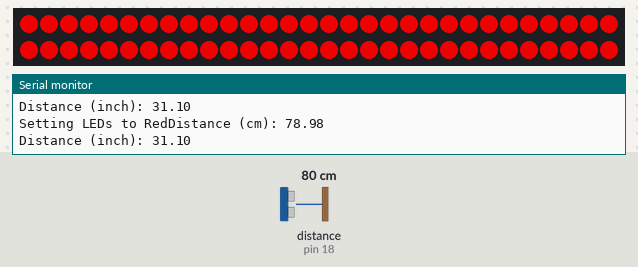
A sketch run on a simulated Arduino Uno, built with avr-gcc and run on an emulated ATmega328P. On the bench: 60 RGB LEDs in strip order, left to right, continuing on the next row, the last lines printed to the serial monitor. Wiring (inferred from the names in the program): ultrasonic range finder: trigger pin 5; echo pin 18. The inputs (shaded band) are chosen by the test bench; at power-on: distance to the obstacle (sensor on pin 18) 80 cm. The echo pulse lasts 58.3 µs per cm; dim RGB values are drawn brighter than linear.

Above: at 1.2 s.
1.3 s: distance to the obstacle (sensor on pin 18) set to 54 cm
2.8 s: distance to the obstacle (sensor on pin 18) set to 45 cm
5.8 s: distance to the obstacle (sensor on pin 18) set to 120 cm
At 6.5 s:
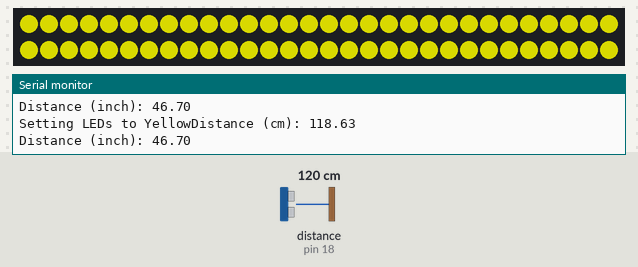
7.7 s: distance to the obstacle (sensor on pin 18) set to 250 cm
At 9.0 s:
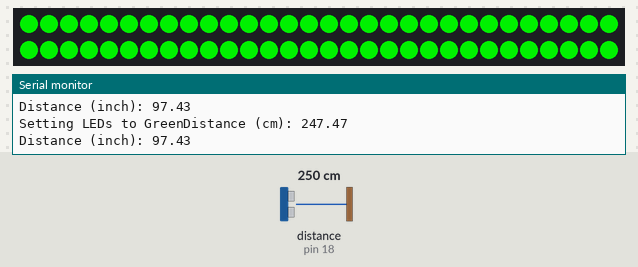
9.4 s: distance to the obstacle (sensor on pin 18) set to 35 cm
At 9.5 s:
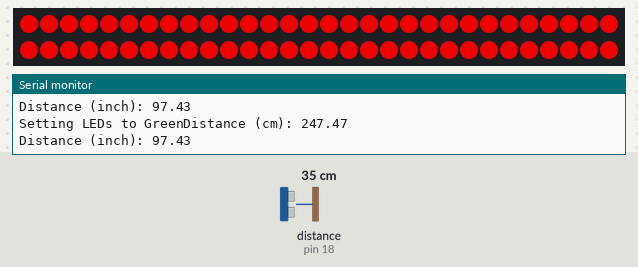
11.9 s: distance to the obstacle (sensor on pin 18) set to 60 cm
Timing chart, 0 to 14.5 s (numbered marks = the images above; inputs shaded):
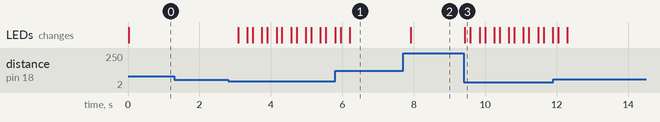

Measured:
- after the input at 5.8 s, the LEDs: first differ from a run without the input after 0.41 s (image 1)
- after the input at 7.7 s, the LEDs: change after 0.21 s (image 2)
- after the input at 9.4 s, the LEDs: change at once (image 3)

The sketch:

car_proximity.ino
```cpp
#include <FastLED.h>

const int trigPin = 5;
const int ledPin = 4;
const int echoPin = 18;

//define sound speed in cm/uS
#define SOUND_SPEED 0.034
#define CM_TO_INCH 0.393701
#define NUM_LEDS     60
//#define BRIGHTNESS          155

long duration;
float distanceCm;
float distanceInch;
CRGB leds[NUM_LEDS];
//CRGB currentColour;
CRGBPalette16 myPalette = RainbowStripesColors_p;

void setup() {
  Serial.begin(115200); // Starts the serial communication
  FastLED.addLeds<WS2812B, ledPin, GRB>(leds, NUM_LEDS);
  //FastLED.setBrightness(BRIGHTNESS);
  pinMode(trigPin, OUTPUT); // Sets the trigPin as an Output
  fill_solid(leds, NUM_LEDS, ColorFromPalette(myPalette, 128));
  //currentColour = CRGB::White;
  FastLED.show();
  pinMode(echoPin, INPUT); // Sets the echoPin as an Input
}

void loop() {
  // Clears the trigPin
  digitalWrite(trigPin, LOW);
  delayMicroseconds(2);
  // Sets the trigPin on HIGH state for 10 micro seconds
  digitalWrite(trigPin, HIGH);
  delayMicroseconds(10);
  digitalWrite(trigPin, LOW);

  // Reads the echoPin, returns the sound wave travel time in microseconds
  duration = pulseIn(echoPin, HIGH);

  // Calculate the distance
  distanceCm = duration * SOUND_SPEED/2;
  //FastLED.delay(10);
  if (distanceCm >= 250.0){
    fill_solid( leds, NUM_LEDS, ColorFromPalette(myPalette, 160, 0, LINEARBLEND));
    FastLED.show();
    Serial.print("Setting LEDs to Blue");
  }
    else if (distanceCm < 250.0 && distanceCm >= 150.0){
    fill_solid( leds, NUM_LEDS, ColorFromPalette(myPalette, 96, 205, LINEARBLEND));
    FastLED.show();
    Serial.print("Setting LEDs to Green");
  }
  else if (distanceCm < 150.0 && distanceCm >= 80.0){
    fill_solid( leds, NUM_LEDS, ColorFromPalette(myPalette, 64, 205, LINEARBLEND));
    FastLED.show();
    Serial.print("Setting LEDs to Yellow");
  }
  else if (distanceCm < 80.0 && distanceCm >= 50.0){
    fill_solid( leds, NUM_LEDS, ColorFromPalette(myPalette, 0, 205, LINEARBLEND));
    FastLED.show();
    Serial.print("Setting LEDs to Red");
  }
  else if (distanceCm < 50.0 && distanceCm >= 25.0){
      fill_solid( leds, NUM_LEDS, ColorFromPalette(myPalette, 0, 205, LINEARBLEND));
      FastLED.show();
      delay(150);
      // Now turn the LED off, then pause
      fill_solid( leds, NUM_LEDS, ColorFromPalette(myPalette, 0, 0, LINEARBLEND));
      FastLED.show();
      delay(50);
  }
  else if (distanceCm < 25.0)
  {
    // Turn off the strip, the car is close enough
    fill_solid( leds, NUM_LEDS, ColorFromPalette(myPalette, 0, 0, LINEARBLEND));
    FastLED.show();
    Serial.print("Setting LEDs to Black");
  }
  else{
    // Something is wrong, but nothing major
    fill_solid( leds, NUM_LEDS, ColorFromPalette(myPalette, 0, 0, LINEARBLEND));
    FastLED.show();
    Serial.print("Setting LEDs to Black");
  }

  // Convert to inches
  distanceInch = distanceCm * CM_TO_INCH;

  // Prints the distance in the Serial Monitor
  Serial.print("Distance (cm): ");
  Serial.println(distanceCm);
  Serial.print("Distance (inch): ");
  Serial.println(distanceInch);

  delay(200);
}
```
